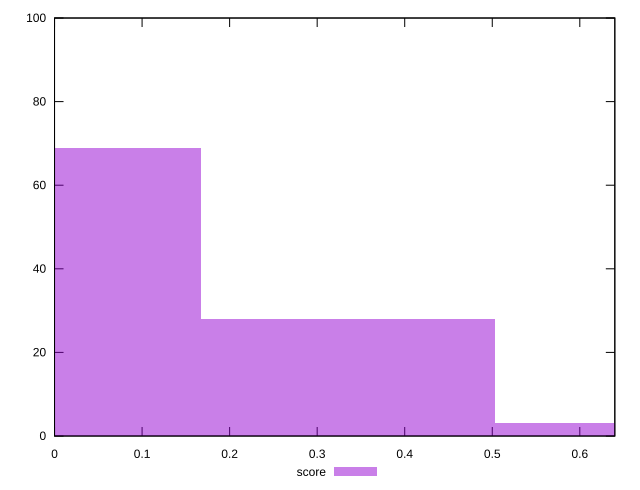

Here is the gnuplot script that generated this plot:
reset

$score <<EOF
0 69
0.33521462130302027 28
0.6704292426060405 3
EOF

set key outside below
set boxwidth 0.33521462130302027
set xrange [0:0.64]
set yrange [0:100]
set trange [0:100]
set style fill transparent solid 0.5 noborder
set terminal svg size 640, 490 enhanced background rgb 'white'
set output "report_00014_2021-02-09T15:56:05.503Z/total-blocking-time/samples/pages/score/histogram.svg"

plot $score title "score" with boxes

reset
